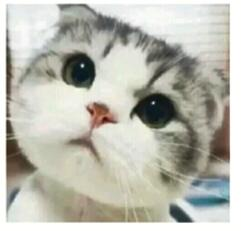
#> input picture 图像处理练习3/1.jpg, 241 x 231 px, found by its file name
$ python conv.py
#> lines starting #> are read from the running program, lines starting #| are printed output that depends on the picture
#> further down, im is the input picture: shape (231, 241, 3); mean R, G, B 185.8, 185.6, 175.3
import numpy as np
import matplotlib.pyplot as plt
import imageio
import cv2

def show(im):
    #通过判断形状控制是否灰度显示
    if len(im.shape) == 2:
        plt.ion()
        plt.imshow(im,cmap='gray')
        plt.show()
        plt.close()
    else:
        plt.ion()
        plt.imshow(im)
        plt.show()
        plt.close()
    return 0
# [115 lines left out: functions getFmid, getF, not called in this run]

def Convolve(I, F,way=2,iw=0, ih=0, fw=0, fh=0):
#> called with F = array of shape (3, 3), way = 2, iw = 0, ih = 0, fw = 0, fh = 0
    iw=I.shape[1]
#> iw = 241
    ih=I.shape[0]
#> ih = 231
    fw=F.shape[1]
    fh=F.shape[0]
    O=np.zeros(I.shape).astype(np.float64)
    t=np.zeros(I[0][0].shape)
#> t = [0, 0, 0]
    if F.shape[0]%2==0:
    #    print(I.shape,F.shape,way)
        #第一种
        if way==1:
            for i in range(ih):
                for j in range(iw):
                    t=0
                    for fi in range(fw):
                        for fj in range(fh):
                            if i+fi<ih and i+fi>-1 and \
                            j-fw+1+fj<iw and j-fw+1+fj>-1:
                                t+=I[i+fi][j-fw+1+fj]*F[fi][fj]
                            else:
                                t+=0
                    O[i][j]=t

        #第二种
        if way==2:
            for i in range(ih):
                for j in range(iw):
                    t=0
                    for fi in range(fh):
                        for fj in range(fw):
                            #若行爆
                            if i+fi>=ih:
                                ti=(ih-1)-abs(ih-1-i-fi)
                            else:
                                ti=i+fi
                            #若列爆
                            if j-fw+1+fj<0:
                                tj=abs(j-fw+1+fj)
                            else:
                                tj=j-fw+1+fj
                            t+=I[ti][tj]*F[fi][fj]
                    O[i][j]=t
        #第三种
        if way==3:
            for i in range(ih):
                for j in range(iw):
                    t=0
                    #若在边界
                    if i+fh-1>ih-1 or j-(fw-1)<0:
                        tF=getF(F,ih,iw,i,j,)
                        for fi in range(fh):
                            for fj in range(fw):
                                if i+fi<ih and j-fw+1+fj>-1:
                                    t+=I[i+fi][j-fw+1+fj]*tF[fi][fj]
                    else:
                        for fi in range(fh):
                            for fj in range(fw):
                                t+=I[i+fi][j-fw+1+fj]*F[fi][fj]
                    O[i][j]=t
    else:
        #中心对齐
        bh=int((fh-1)/2)
        bw=int((fw-1)/2)
        tshape=list(I.shape)
#> tshape = [231, 241, 3]
        tshape[0]=ih+fh-1
        tshape[1]=iw+fw-1
        Y = np.zeros(tshape).astype(np.float64)
        Y[bh:ih+bh,bw:iw+bw]=I
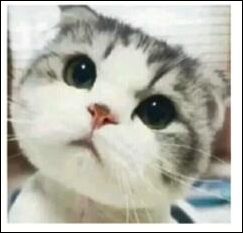
#> Y: shape (233, 243, 3) float64; mean R, G, B 182.6, 182.5, 172.4

        if way==1:
            if len(tshape)==3:
                s=np.zeros((3))
                for i in range(O.shape[0]):
                    for j in range(O.shape[1]):
                        s[0]=(Y[i:i+fh,j:j+fw,0]*F).sum()
                        s[1]=(Y[i:i+fh,j:j+fw,1]*F).sum()
                        s[2]=(Y[i:i+fh,j:j+fw,2]*F).sum()
                        O[i][j] = s
            else:
                for i in range(O.shape[0]):
                    for j in range(O.shape[1]):
                        O[i][j]=(Y[i:i+fh,j:j+fw]*F).sum()
        #第二种
        if way==2:
            Y[0:bh,0:-1]=Y[bh:2*bh,0:-1]
            Y[0:-1,0:bh]=Y[0:-1,bh:2*bh]
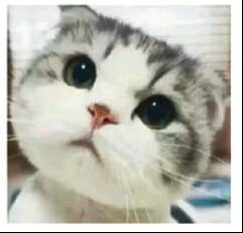
#> Y: shape (233, 243, 3) float64; mean R, G, B 184.8, 184.6, 174.5
            Y[ih+bh:-1,0:-1]=Y[ih-bh:ih,0:-1]
            Y[0:-1,iw+bw:-1]=Y[0:-1,iw-bw:iw]
            if len(tshape)==3:
                s=np.zeros((3))
                for i in range(O.shape[0]):
                    for j in range(O.shape[1]):
                        s[0]=(Y[i:i+fh,j:j+fw,0]*F).sum()
                        s[1]=(Y[i:i+fh,j:j+fw,1]*F).sum()
                        s[2]=(Y[i:i+fh,j:j+fw,2]*F).sum()
                        O[i][j] = s
#> after the loop, s = [113.3, 113.3, 112.4]
            else:
                for i in range(O.shape[0]):
                    for j in range(O.shape[1]):
                        O[i][j]=(Y[i:i+fh,j:j+fw]*F).sum()
        #第三种
        if way==3:
            if len(tshape)==3:
                s=np.zeros((3))
                for i in range(ih):
                    for j in range(iw):
                        #若在边界
                        if i-bh<0 or i+bh>ih-1 or j-bw<0 or j+bw>iw-1 :
                            tF=getFmid(F,ih,iw,i,j,)
                            s[0]=(Y[i:i+fh,j:j+fw,0]*tF).sum()
                            s[1]=(Y[i:i+fh,j:j+fw,1]*tF).sum()
                            s[2]=(Y[i:i+fh,j:j+fw,2]*tF).sum()
                        else:
                            s[0]=(Y[i:i+fh,j:j+fw,0]*F).sum()
                            s[1]=(Y[i:i+fh,j:j+fw,1]*F).sum()
                            s[2]=(Y[i:i+fh,j:j+fw,2]*F).sum()
                        O[i][j] = s
            else:
                for i in range(ih):
                    for j in range(iw):
                        #若在边界
                        if i-bh<0 or i+bh>ih-1 or j-bw<0 or j+bw>iw-1 :
                            tF=getFmid(F,ih,iw,i,j,)
                            s=(Y[i:i+fh,j:j+fw]*tF).sum()
                        else:
                            s=(Y[i:i+fh,j:j+fw]*F).sum()
                        O[i][j] = s
    O=O.clip(0,255)
    return O.astype(np.uint8)

# [13 lines left out: function getim, not called in this run]

if __name__=='__main__':
    path='C:/Users/19041/Desktop/图像处理/图像处理作业/图像处理练习3/'
    im=imageio.imread(path+'1.jpg')
    F1=np.array(
                [
                [1/4,1/4],
                [1/4,1/4]
                ]
                )
    F2=np.array(
                [
                [1/9,1/9,1/9],
                [1/9,1/9,1/9],
                [1/9,1/9,1/9]
                ]
                )
    F3=np.array(
                [
                [-1/8,-1/8,-1/8],
                [-1/8,1,-1/8],
                [-1/8,-1/8,-1/8]
                ]
                )
    F4=np.array(
            [
            [-1,-1,-1],
            [-1, 8,-1],
            [-1,-1,-1]
            ]
            )
    F=F2#调整这里选择核
    #im = cv2.cvtColor(im,cv2.COLOR_BGR2GRAY)#控制转变为灰度图
    #im=getim()#调整这里获得构造图像
    show(im)
    #opencv
    tcv=cv2.filter2D(im,-1,F)
    print('cv2:')
    #print(tcv)
    show(tcv)
    #我的程序
    way=2#调整这里选择边缘处理方式，默认为第二种
    t=Convolve(im,F,way)
    #print(t.shape)
    print('my')
    #print(t)
    show(t)
    print('相减')
    show(t-tcv)
#> in show (call 4), `plt.show()`:
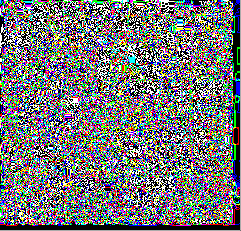
#> shown: shape (231, 241, 3); mean R, G, B 117.4, 117.8, 119
    #保存
    iname='1_'+str(way)+'.jpg'
    imageio.imwrite(path+iname,t)
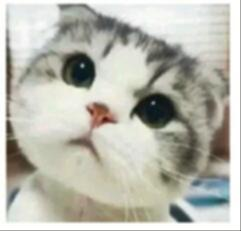
#> saved as 1_2.jpg: shape (231, 241, 3); mean R, G, B 184.6, 184.4, 174.1
    inamecv='1_'+'cv.jpg'
    imageio.imwrite(path+inamecv,tcv)

$ run again, with 图像处理练习3/1_1.jpg copied over 图像处理练习3/1.jpg
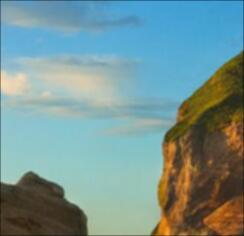
#> input picture 图像处理练习3/1_1.jpg, 244 x 236 px, found by its file name
#> im is the input picture: shape (236, 244, 3); mean R, G, B 118.5, 148.4, 147.6
#> after the loop in Convolve, `for i in range(O.shape[0]):`: s = [19.44, 15.89, 8.56]
#> in show (call 4), `plt.show()`:
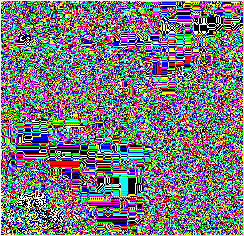
#> shown: shape (236, 244, 3); mean R, G, B 118.2, 120.6, 122.4
#> `imageio.imwrite(path+inamecv,tcv)`:
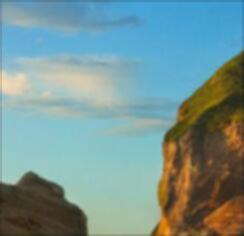
#> saved as 1_cv.jpg: shape (236, 244, 3); mean R, G, B 118.7, 148.6, 147.8
